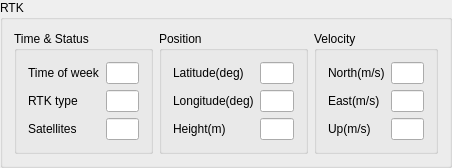
<?xml version="1.0" encoding="UTF-8"?>
<ui version="4.0">
 <class>RtkSolWidget</class>
 <widget class="QWidget" name="RtkSolWidget">
  <property name="geometry">
   <rect>
    <x>0</x>
    <y>0</y>
    <width>452</width>
    <height>99</height>
   </rect>
  </property>
  <property name="windowTitle">
   <string>RtkSolWidget</string>
  </property>
  <layout class="QVBoxLayout" name="verticalLayout">
   <property name="leftMargin">
    <number>0</number>
   </property>
   <property name="topMargin">
    <number>0</number>
   </property>
   <property name="rightMargin">
    <number>0</number>
   </property>
   <property name="bottomMargin">
    <number>0</number>
   </property>
   <item>
    <widget class="QGroupBox" name="Rtk">
     <property name="title">
      <string>RTK</string>
     </property>
     <layout class="QHBoxLayout" name="horizontalLayout">
      <item>
       <widget class="QGroupBox" name="groupBox_2">
        <property name="title">
         <string>Time &amp;&amp; Status</string>
        </property>
        <layout class="QGridLayout" name="gridLayout_2">
         <item row="1" column="0">
          <widget class="QLabel" name="label_4">
           <property name="text">
            <string>RTK type</string>
           </property>
          </widget>
         </item>
         <item row="1" column="1">
          <widget class="QLineEdit" name="lineEdit_rtk_type">
           <property name="readOnly">
            <bool>true</bool>
           </property>
          </widget>
         </item>
         <item row="0" column="0">
          <widget class="QLabel" name="label_2">
           <property name="text">
            <string>Time of week</string>
           </property>
          </widget>
         </item>
         <item row="0" column="1">
          <widget class="QLineEdit" name="lineEdit_time">
           <property name="readOnly">
            <bool>true</bool>
           </property>
          </widget>
         </item>
         <item row="3" column="1">
          <widget class="QLineEdit" name="lineEdit_satellites">
           <property name="readOnly">
            <bool>true</bool>
           </property>
          </widget>
         </item>
         <item row="3" column="0">
          <widget class="QLabel" name="label">
           <property name="text">
            <string>Satellites</string>
           </property>
          </widget>
         </item>
        </layout>
       </widget>
      </item>
      <item>
       <widget class="QGroupBox" name="groupBox_3">
        <property name="title">
         <string>Position</string>
        </property>
        <layout class="QGridLayout" name="gridLayout_3">
         <item row="0" column="0">
          <widget class="QLabel" name="label_5">
           <property name="text">
            <string>Latitude(deg)</string>
           </property>
          </widget>
         </item>
         <item row="0" column="1">
          <widget class="QLineEdit" name="lineEdit_latiude">
           <property name="readOnly">
            <bool>true</bool>
           </property>
          </widget>
         </item>
         <item row="1" column="0">
          <widget class="QLabel" name="label_6">
           <property name="text">
            <string>Longitude(deg)</string>
           </property>
          </widget>
         </item>
         <item row="1" column="1">
          <widget class="QLineEdit" name="lineEdit_longitude">
           <property name="readOnly">
            <bool>true</bool>
           </property>
          </widget>
         </item>
         <item row="2" column="0">
          <widget class="QLabel" name="label_7">
           <property name="text">
            <string>Height(m)</string>
           </property>
          </widget>
         </item>
         <item row="2" column="1">
          <widget class="QLineEdit" name="lineEdit_height">
           <property name="readOnly">
            <bool>true</bool>
           </property>
          </widget>
         </item>
        </layout>
       </widget>
      </item>
      <item>
       <widget class="QGroupBox" name="groupBox_4">
        <property name="title">
         <string>Velocity</string>
        </property>
        <layout class="QGridLayout" name="gridLayout_5">
         <item row="0" column="0">
          <widget class="QLabel" name="label_18">
           <property name="text">
            <string>North(m/s)</string>
           </property>
          </widget>
         </item>
         <item row="0" column="1">
          <widget class="QLineEdit" name="lineEdit_north">
           <property name="readOnly">
            <bool>true</bool>
           </property>
          </widget>
         </item>
         <item row="1" column="0">
          <widget class="QLabel" name="label_16">
           <property name="text">
            <string>East(m/s)</string>
           </property>
          </widget>
         </item>
         <item row="1" column="1">
          <widget class="QLineEdit" name="lineEdit_east">
           <property name="readOnly">
            <bool>true</bool>
           </property>
          </widget>
         </item>
         <item row="2" column="0">
          <widget class="QLabel" name="label_17">
           <property name="text">
            <string>Up(m/s)</string>
           </property>
          </widget>
         </item>
         <item row="2" column="1">
          <widget class="QLineEdit" name="lineEdit_up">
           <property name="readOnly">
            <bool>true</bool>
           </property>
          </widget>
         </item>
        </layout>
       </widget>
      </item>
     </layout>
    </widget>
   </item>
  </layout>
 </widget>
 <layoutdefault spacing="6" margin="11"/>
 <resources/>
 <connections/>
</ui>
